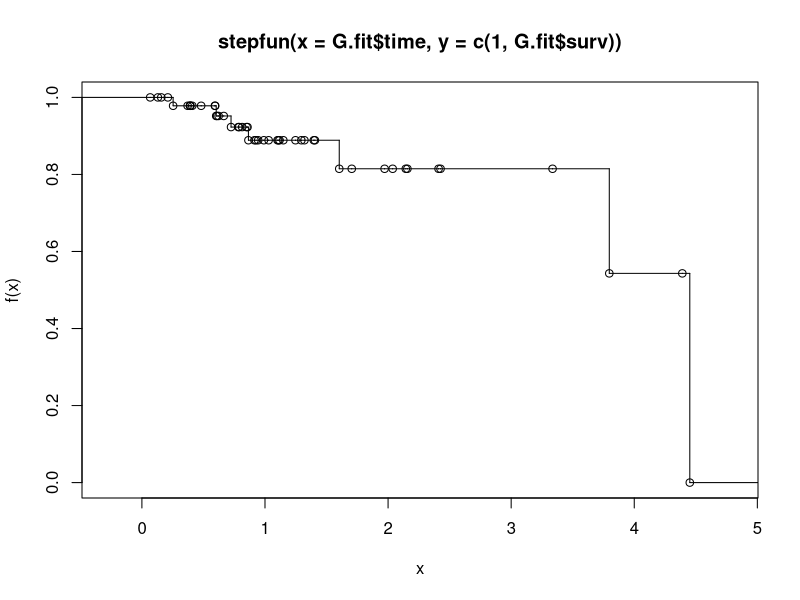

Reproduce this figure in R. (Note: a time limit stopped this script after it produced the figure.)
## ---- chunk 1
knitr::opts_chunk$set(echo = TRUE)
## ---- chunk 2
library(mvtnorm)
library(survival)
## ---- chunk 3
## generate (Y, delta, X), where X is ternary and Y is lifetime with censoring
## sample size
size <- 50

## correlation of latent Gaussian distribution
rho <- -0.35

## correlation matrix of latent Gaussian
corr.matrix <- matrix(c(1, rho, rho, 1), nrow = 2) 

## Cutoff points to make ternary variable
cut.off <- 0 

## Draw a random sample from the latent Gaussian distribution
Z <- rmvnorm(n = size, mean = c(0, 0), sigma = corr.matrix)

## Assume that h0(t)=exp(t), and make the lifetime variable
T1 <- exp(Z[, 1])

## Do discretization to make binary variable
X1 <- ifelse(Z[, 2] < cut.off, 0, 1)

## generate the censoring variable
C <- rexp(n = size, rate = 0.07)

## Make the censored observation for lifetime
Y1 <- ifelse(T1 < C, T1, C)

## Indicator to indicate that the lifetime is censored or not
delta <- ifelse(T1 < C, 1, 0)
## ---- chunk 4
mean(delta)
# cor(Z, method = "kendall")
## ---- chunk 5
df.pair <- matrix(nrow = choose(n = size, k = 2), ncol = 8)

k <- 1
for(i in seq(1, size - 1)) {
  for(j in seq(i + 1, size)) {
    df.pair[k, ] <- c(X1[i], Y1[i], delta[i], T1[i], X1[j], Y1[j], delta[j], T1[j])
    k <- k + 1
  }
}
## ---- chunk 6
G.fit <- survfit(Surv(time = Y1, event = 1 - delta) ~ 1)
G_func <- stepfun(x = G.fit$time, y = c(1, G.fit$surv))

H10.hat <- function(x, y, X1.obs = X1, T1.obs = Y1) {
  if(G_func(y) == 0) {
    # print(y)
    # Sys.sleep(10)
    return(0)
  }

  return(mean(X1.obs == x & T1.obs > y) / G_func(y))
}

H11.hat <- function(x, y, X1.obs = X1, T1.obs = Y1) {
  left <- H10.hat(x, y - 1e-3)
  right <- H10.hat(x, y)

  return(left - right)
}
## ---- chunk 7
c.hat <- numeric(nrow(df.pair))
d.hat <- numeric(nrow(df.pair))

for(k in seq(1, nrow(df.pair))) {
  if(df.pair[k, 1] > df.pair[k, 5]) {
    ## xi > xi'
    if(df.pair[k, 2] > df.pair[k, 6]) {
      ## yi > yi'
      H10.hat.i <- H10.hat(0, df.pair[k, 2])
      H10.hat.ip <- H10.hat(0, df.pair[k, 6])
      
      if(df.pair[k, 7] == 1) {
        c.hat[k] <- 1
        d.hat[k] <- 0
      } else if(df.pair[k, 3] == 1 & df.pair[k, 7] == 0) {
        d.hat[k] <- ifelse(H10.hat.ip == 0, 0, H10.hat.i / H10.hat.ip)
        c.hat[k] <- 1 - d.hat[k]
      } else {
        t <- Y1[Y1 > df.pair[k, 2] & X1 == 1]
        
        if(length(t) == 0) {
          c.hat[k] <- 0
          d.hat[k] <- 0
        } else {
          integral.c <- numeric(length(t))
          integral.d <- numeric(length(t))
          
          for(m in seq(1, length(t))) {
            integral.c[m] <- (H10.hat.ip - H10.hat(0, t[m])) * H11.hat(1, t[m])
            integral.d[m] <- H10.hat(0, t[m]) * H11.hat(1, t[m])
          }
          
          c.hat[k] <- sum(integral.c) / H10.hat(1, df.pair[k, 2]) / H10.hat.ip
          d.hat[k] <- sum(integral.d) / H10.hat(1, df.pair[k, 2]) / H10.hat.ip
          
          c.hat[k] <- ifelse(H10.hat.ip * H10.hat(1, df.pair[k, 2]) == 0, 0, c.hat[k])
          d.hat[k] <- ifelse(H10.hat.ip * H10.hat(1, df.pair[k, 2]) == 0, 0, d.hat[k])
        }
      }
      
    } else {
      ## yi < yi'
      H10.hat.i <- H10.hat(1, df.pair[k, 2])
      H10.hat.ip <- H10.hat(1, df.pair[k, 6])
      
      if(df.pair[k, 3] == 1) {
        c.hat[k] <- 0
        d.hat[k] <- 1
      } else if(df.pair[k, 3] == 0 & df.pair[k, 7] == 1) {
        c.hat[k] <- ifelse(H10.hat.i == 0, 0, H10.hat.ip / H10.hat.i)
        d.hat[k] <- 1 - c.hat[k]
      } else {
        t <- Y1[Y1 > df.pair[k, 6] & X1 == 1]
        
        if(length(t) == 0) {
          c.hat[k] <- 0
          d.hat[k] <- 0
        } else {
          integral.c <- numeric(length(t))
          integral.d <- numeric(length(t))
          
          for(m in seq(1, length(t))) {
            integral.c[m] <- (H10.hat(0, df.pair[k, 6]) - H10.hat(0, t[m])) * H11.hat(1, t[m])
            integral.d[m] <- (H10.hat.i - H10.hat(1, t[m])) * H11.hat(0, t[m])
          }
          c.hat[k] <- sum(integral.c) / H10.hat.i / H10.hat(0, df.pair[k, 6])
          d.hat[k] <- sum(integral.d) / H10.hat.i / H10.hat(0, df.pair[k, 6])
          
          c.hat[k] <- ifelse(H10.hat.i * H10.hat(0, df.pair[k, 6]) == 0, 0, c.hat[k])
          d.hat[k] <- ifelse(H10.hat.i * H10.hat(0, df.pair[k, 6]) == 0, 0, d.hat[k])
        }
      }
    }
  }
  
  if(df.pair[k, 1] < df.pair[k, 5]) {
    ## xi < xi'
    
    if(df.pair[k, 2] > df.pair[k, 6]) {
      ## yi > yi'
      H10.hat.i <- H10.hat(1, df.pair[k, 2])
      H10.hat.ip <- H10.hat(1, df.pair[k, 6])
      
      if(df.pair[k, 7] == 1) {
        c.hat[k] <- 0
        d.hat[k] <- 1
      } else if(df.pair[k, 3] == 1 & df.pair[k, 7] == 0) {
        c.hat[k] <- ifelse(H10.hat.ip == 0, 0, H10.hat.i / H10.hat.ip)
        d.hat[k] <- 1 - c.hat[k]
      } else {
        t <- Y1[Y1 > df.pair[k, 2] & X1 == 0]
        
        if(length(t) == 0) {
          c.hat[k] <- 0
          d.hat[k] <- 0
        } else {
          integral.c <- numeric(length(t))
          integral.d <- numeric(length(t))
          
          for(m in seq(1, length(t))) {
            integral.c[m] <- H10.hat(1, t[m]) * H11.hat(0, t[m])
            integral.d[m] <- (H10.hat.ip - H10.hat(1, t[m])) * H11.hat(0, t[m])
          }
          c.hat[k] <- sum(integral.c) / H10.hat(0, df.pair[k, 2]) / H10.hat.ip
          d.hat[k] <- sum(integral.d) / H10.hat(0, df.pair[k, 2]) / H10.hat.ip
          
          c.hat[k] <- ifelse(H10.hat.ip * H10.hat(0, df.pair[k, 2]) == 0, 0, c.hat[k])
          d.hat[k] <- ifelse(H10.hat.ip * H10.hat(0, df.pair[k, 2]) == 0, 0, d.hat[k])
        }
      }
      
    } else {
      ## yi < yi'
      H10.hat.i <- H10.hat(0, df.pair[k, 2])
      H10.hat.ip <- H10.hat(0, df.pair[k, 6])
      
      if(df.pair[k, 3] == 1) {
        c.hat[k] <- 1
        d.hat[k] <- 0
      } else if(df.pair[k, 3] == 0 & df.pair[k, 7] == 1) {
        d.hat[k] <- ifelse(H10.hat.i == 0, 0, H10.hat.ip / H10.hat.i)
        c.hat[k] <- 1 - d.hat[k]
      } else {
        s <- Y1[Y1 > df.pair[k, 6] & X1 == 1]
        
        if(length(s) == 0) {
          c.hat[k] <- 0
          d.hat[k] <- 0
        } else {
          integral.c <- numeric(length(s))
          integral.d <- numeric(length(s))
          
          for(m in seq(1, length(s))) {
            integral.c[m] <- (H10.hat.i - H10.hat(0, s[m])) * H11.hat(1, s[m])
            integral.d[m] <- (H10.hat(1, df.pair[k, 6]) - H10.hat(1, s[m])) * H11.hat(0, s[m])
          }
          c.hat[k] <- sum(integral.c) / H10.hat(1, df.pair[k, 6]) / H10.hat.i
          d.hat[k] <- sum(integral.d) / H10.hat(1, df.pair[k, 6]) / H10.hat.i
          
          c.hat[k] <- ifelse(H10.hat.i * H10.hat(1, df.pair[k, 6]) == 0, 0, c.hat[k])
          d.hat[k] <- ifelse(H10.hat.i * H10.hat(1, df.pair[k, 6]) == 0, 0, d.hat[k])
        }
      }
      
    }
  }
  
  if(is.na(c.hat[k]) | is.na(d.hat[k])) {
    print(df.pair[k, ])
  }
  
  if(abs(c.hat[k]) > 1 | abs(d.hat[k]) > 1) {
    # print(c(k, c.hat[k], d.hat[k]))
  }
}

sum(abs(c.hat) > 1)
sum(abs(d.hat) > 1)
sum(is.na(c.hat))
sum(is.na(d.hat))
c.hat[c.hat > 1]
## ---- chunk 8
n0 <- sum(X1 == 0)
n1 <- sum(X1 == 1)
sum(c.hat - d.hat)
sum((df.pair[, 1] - df.pair[, 5]) * ifelse(df.pair[, 4] > df.pair[, 8], 1, -1))

sum(c.hat - d.hat) / n0 / n1 
sum((df.pair[, 1] - df.pair[, 5]) * ifelse(df.pair[, 4] > df.pair[, 8], 1, -1)) / n0 / n1

sum(c.hat - d.hat) / choose(size, 2)
mean((df.pair[, 1] - df.pair[, 5]) * ifelse(df.pair[, 4] > df.pair[, 8], 1, -1))
## ---- chunk 9
## c.true
sum((df.pair[, 1] - df.pair[, 5]) * ifelse(df.pair[, 4] > df.pair[, 8], 1, -1) > 0) / n0 / n1

## c.hat
sum(c.hat) / n0 / n1
## ---- chunk 10
plot(G_func)
## ---- chunk 11
set.seed(20200531)
sim <- replicate(n = 500, expr = {
  ## generate (Y, delta, X), where X is binary and Y is lifetime with censoring
  size <- 200
  rho <- -0.55
  corr.matrix <- matrix(c(1, rho, rho, 1), nrow = 2)
  cut.off <- 0
  Z <- rmvnorm(n = size, mean = c(0, 0), sigma = corr.matrix)
  T1 <- exp(Z[, 1])
  X1 <- ifelse(Z[, 2] < cut.off, 0, 1)
  C <- rexp(n = size, rate = 0.07)
  Y1 <- ifelse(T1 < C, T1, C)
  delta <- ifelse(T1 < C, 1, 0)
  
  df.pair <- matrix(nrow = choose(n = size, k = 2), ncol = 8)
  k <- 1
  for(i in seq(1, size - 1)) {
    for(j in seq(i + 1, size)) {
      df.pair[k, ] <- c(X1[i], Y1[i], delta[i], T1[i], X1[j], Y1[j], delta[j], T1[j])
      k <- k + 1
    }
  }
  
  G.fit <- survfit(Surv(time = Y1, event = 1 - delta) ~ 1)
  G_func <- stepfun(x = G.fit$time, y = c(1, G.fit$surv))
  
  H10.hat <- function(x, y, X1.obs = X1, T1.obs = Y1) {
    if(G_func(y) == 0) {
      # print(y)
      # Sys.sleep(10)
      
      return(0)
    }
    
    return(mean(X1.obs == x & T1.obs > y) / G_func(y))
  }
  
  H11.hat <- function(x, y, X1.obs = X1, T1.obs = Y1) {
    left <- H10.hat(x, y - 1e-3)
    right <- H10.hat(x, y)

    return(left - right)
  }
  
  ## imputation
  c.hat <- numeric(nrow(df.pair))
  d.hat <- numeric(nrow(df.pair))
  
  for(k in seq(1, nrow(df.pair))) {
    if(df.pair[k, 1] > df.pair[k, 5]) {
      ## xi > xi'
      if(df.pair[k, 2] > df.pair[k, 6]) {
        ## yi > yi'
        H10.hat.i <- H10.hat(0, df.pair[k, 2])
        H10.hat.ip <- H10.hat(0, df.pair[k, 6])
        
        if(df.pair[k, 7] == 1) {
          c.hat[k] <- 1
          d.hat[k] <- 0
        } else if(df.pair[k, 3] == 1 & df.pair[k, 7] == 0) {
          d.hat[k] <- ifelse(H10.hat.ip == 0, 0, H10.hat.i / H10.hat.ip)
          c.hat[k] <- 1 - d.hat[k]
        } else {
          t <- Y1[Y1 > df.pair[k, 2] & X1 == 1]
          
          if(length(t) == 0) {
            c.hat[k] <- 0
            d.hat[k] <- 0
          } else {
            integral.c <- numeric(length(t))
            integral.d <- numeric(length(t))
            
            for(m in seq(1, length(t))) {
              integral.c[m] <- (H10.hat.ip - H10.hat(0, t[m])) * H11.hat(1, t[m])
              integral.d[m] <- H10.hat(0, t[m]) * H11.hat(1, t[m])
            }
            
            c.hat[k] <- sum(integral.c) / H10.hat(1, df.pair[k, 2]) / H10.hat.ip
            d.hat[k] <- sum(integral.d) / H10.hat(1, df.pair[k, 2]) / H10.hat.ip
            
            c.hat[k] <- ifelse(H10.hat.ip * H10.hat(1, df.pair[k, 2]) == 0, 0, c.hat[k])
            d.hat[k] <- ifelse(H10.hat.ip * H10.hat(1, df.pair[k, 2]) == 0, 0, d.hat[k])
          }
        }
        
      } else {
        ## yi < yi'
        H10.hat.i <- H10.hat(1, df.pair[k, 2])
        H10.hat.ip <- H10.hat(1, df.pair[k, 6])
        
        if(df.pair[k, 3] == 1) {
          c.hat[k] <- 0
          d.hat[k] <- 1
        } else if(df.pair[k, 3] == 0 & df.pair[k, 7] == 1) {
          c.hat[k] <- ifelse(H10.hat.i == 0, 0, H10.hat.ip / H10.hat.i)
          d.hat[k] <- 1 - c.hat[k]
        } else {
          t <- Y1[Y1 > df.pair[k, 6] & X1 == 1]
          
          if(length(t) == 0) {
            c.hat[k] <- 0
            d.hat[k] <- 0
          } else {
            integral.c <- numeric(length(t))
            integral.d <- numeric(length(t))
            
            for(m in seq(1, length(t))) {
              integral.c[m] <- (H10.hat(0, df.pair[k, 6]) - H10.hat(0, t[m])) * H11.hat(1, t[m])
              integral.d[m] <- (H10.hat.i - H10.hat(1, t[m])) * H11.hat(0, t[m])
            }
            c.hat[k] <- sum(integral.c) / H10.hat.i / H10.hat(0, df.pair[k, 6])
            d.hat[k] <- sum(integral.d) / H10.hat.i / H10.hat(0, df.pair[k, 6])
            
            c.hat[k] <- ifelse(H10.hat.i * H10.hat(0, df.pair[k, 6]) == 0, 0, c.hat[k])
            d.hat[k] <- ifelse(H10.hat.i * H10.hat(0, df.pair[k, 6]) == 0, 0, d.hat[k])
          }
        }
      }
    }
    
    if(df.pair[k, 1] < df.pair[k, 5]) {
      ## xi < xi'
      
      if(df.pair[k, 2] > df.pair[k, 6]) {
        ## yi > yi'
        H10.hat.i <- H10.hat(1, df.pair[k, 2])
        H10.hat.ip <- H10.hat(1, df.pair[k, 6])
        
        if(df.pair[k, 7] == 1) {
          c.hat[k] <- 0
          d.hat[k] <- 1
        } else if(df.pair[k, 3] == 1 & df.pair[k, 7] == 0) {
          c.hat[k] <- ifelse(H10.hat.ip == 0, 0, H10.hat.i / H10.hat.ip)
          d.hat[k] <- 1 - c.hat[k]
        } else {
          t <- Y1[Y1 > df.pair[k, 2] & X1 == 0]
          
          if(length(t) == 0) {
            c.hat[k] <- 0
            d.hat[k] <- 0
          } else {
            integral.c <- numeric(length(t))
            integral.d <- numeric(length(t))
            
            for(m in seq(1, length(t))) {
              integral.c[m] <- H10.hat(1, t[m]) * H11.hat(0, t[m])
              integral.d[m] <- (H10.hat.ip - H10.hat(1, t[m])) * H11.hat(0, t[m])
            }
            c.hat[k] <- sum(integral.c) / H10.hat(0, df.pair[k, 2]) / H10.hat.ip
            d.hat[k] <- sum(integral.d) / H10.hat(0, df.pair[k, 2]) / H10.hat.ip
            
            c.hat[k] <- ifelse(H10.hat.ip * H10.hat(0, df.pair[k, 2]) == 0, 0, c.hat[k])
            d.hat[k] <- ifelse(H10.hat.ip * H10.hat(0, df.pair[k, 2]) == 0, 0, d.hat[k])
          }
        }
        
      } else {
        ## yi < yi'
        H10.hat.i <- H10.hat(0, df.pair[k, 2])
        H10.hat.ip <- H10.hat(0, df.pair[k, 6])
        
        if(df.pair[k, 3] == 1) {
          c.hat[k] <- 1
          d.hat[k] <- 0
        } else if(df.pair[k, 3] == 0 & df.pair[k, 7] == 1) {
          d.hat[k] <- ifelse(H10.hat.i == 0, 0, H10.hat.ip / H10.hat.i)
          c.hat[k] <- 1 - d.hat[k]
        } else {
          s <- Y1[Y1 > df.pair[k, 6] & X1 == 1]
          
          if(length(s) == 0) {
            c.hat[k] <- 0
            d.hat[k] <- 0
          } else {
            integral.c <- numeric(length(s))
            integral.d <- numeric(length(s))
            
            for(m in seq(1, length(s))) {
              integral.c[m] <- (H10.hat.i - H10.hat(0, s[m])) * H11.hat(1, s[m])
              integral.d[m] <- (H10.hat(1, df.pair[k, 6]) - H10.hat(1, s[m])) * H11.hat(0, s[m])
            }
            c.hat[k] <- sum(integral.c) / H10.hat(1, df.pair[k, 6]) / H10.hat.i
            d.hat[k] <- sum(integral.d) / H10.hat(1, df.pair[k, 6]) / H10.hat.i
            
            c.hat[k] <- ifelse(H10.hat.i * H10.hat(1, df.pair[k, 6]) == 0, 0, c.hat[k])
            d.hat[k] <- ifelse(H10.hat.i * H10.hat(1, df.pair[k, 6]) == 0, 0, d.hat[k])
          }
        }
        
      }
    }
    
    if(is.na(c.hat[k]) | is.na(d.hat[k])) {
      print(df.pair[k, ])
    }
    
    if(abs(c.hat[k]) > 1 | abs(d.hat[k]) > 1) {
      # print(c(k, c.hat[k], d.hat[k]))
    }
  }
  
  tau.imputed <- sum(c.hat) - sum(d.hat)
  tau.true <- sum((df.pair[, 1] - df.pair[, 5]) * ifelse(df.pair[, 4] > df.pair[, 8], 1, -1))
  
  c.true <- sum((df.pair[, 1] - df.pair[, 5]) * ifelse(df.pair[, 4] > df.pair[, 8], 1, -1) > 0)
  d.true <- sum((df.pair[, 1] - df.pair[, 5]) * ifelse(df.pair[, 4] > df.pair[, 8], 1, -1) < 0)
  
  
  n0 <- sum(X1 == 0)
  n1 <- sum(X1 == 1)
  return(list(bias = (tau.imputed - tau.true) / n0 / n1,
              C.rate = mean(delta),
              tau.true = tau.true / n0 / n1,
              c.hat = sum(c.hat) / n0 / n1,
              d.hat = sum(d.hat) / n0 / n1,
              c.true = c.true / n0 / n1,
              d.true = d.true / n0 / n1))
})
## ---- chunk 12
hist(unlist(sim["bias", ]), main = "rho:0.9, censoring rate:0.9", xlab = NA)
mean(unlist(sim["bias", ]))
sd(unlist(sim["bias", ]))
mean(unlist(sim["tau.true", ]))
mean(unlist(sim["C.rate", ]))
#sd(unlist(sim["C.rate", ]))
## ---- chunk 13
mean(unlist(sim["c.true", ]))
mean(unlist(sim["c.hat", ]))
mean(unlist(sim["d.true", ]))
mean(unlist(sim["d.hat", ]))
## ---- chunk 14
set.seed(20200531)
sim <- replicate(n = 500, expr = {
  ## generate (Y, delta, X), where X is binary and Y is lifetime with censoring
  size <- 200
  rho <- -0.33
  corr.matrix <- matrix(c(1, rho, rho, 1), nrow = 2)
  cut.off <- 0
  Z <- rmvnorm(n = size, mean = c(0, 0), sigma = corr.matrix)
  T1 <- exp(Z[, 1])
  X1 <- ifelse(Z[, 2] < cut.off, 0, 1)
  C <- rexp(n = size, rate = 0.65)
  Y1 <- ifelse(T1 < C, T1, C)
  delta <- ifelse(T1 < C, 1, 0)
  
  df.pair <- matrix(nrow = choose(n = size, k = 2), ncol = 8)
  k <- 1
  for(i in seq(1, size - 1)) {
    for(j in seq(i + 1, size)) {
      df.pair[k, ] <- c(X1[i], Y1[i], delta[i], T1[i], X1[j], Y1[j], delta[j], T1[j])
      k <- k + 1
    }
  }
  
  G.fit <- survfit(Surv(time = Y1, event = 1 - delta) ~ 1)
  G_func <- stepfun(x = G.fit$time, y = c(1, G.fit$surv))
  
  H10.hat <- function(x, y, X1.obs = X1, T1.obs = Y1) {
    if(G_func(y) == 0) {
      # print(y)
      # Sys.sleep(10)
      
      return(0)
    }
    
    return(mean(X1.obs == x & T1.obs > y) / G_func(y))
  }
  
  H11.hat <- function(x, y, X1.obs = X1, T1.obs = Y1) {
    left <- H10.hat(x, y - 1e-3)
    right <- H10.hat(x, y)

    return(left - right)
  }
  
  ## imputation
  c.hat <- numeric(nrow(df.pair))
  d.hat <- numeric(nrow(df.pair))
  
  for(k in seq(1, nrow(df.pair))) {
    if(df.pair[k, 1] > df.pair[k, 5]) {
      ## xi > xi'
      if(df.pair[k, 2] > df.pair[k, 6]) {
        ## yi > yi'
        H10.hat.i <- H10.hat(0, df.pair[k, 2])
        H10.hat.ip <- H10.hat(0, df.pair[k, 6])
        
        if(df.pair[k, 7] == 1) {
          c.hat[k] <- 1
          d.hat[k] <- 0
        } else if(df.pair[k, 3] == 1 & df.pair[k, 7] == 0) {
          d.hat[k] <- ifelse(H10.hat.ip == 0, 0, H10.hat.i / H10.hat.ip)
          c.hat[k] <- 1 - d.hat[k]
        } else {
          t <- Y1[Y1 > df.pair[k, 2] & X1 == 1]
          
          if(length(t) == 0) {
            c.hat[k] <- 0
            d.hat[k] <- 0
          } else {
            integral.c <- numeric(length(t))
            integral.d <- numeric(length(t))
            
            for(m in seq(1, length(t))) {
              integral.c[m] <- (H10.hat.ip - H10.hat(0, t[m])) * H11.hat(1, t[m])
              integral.d[m] <- H10.hat(0, t[m]) * H11.hat(1, t[m])
            }
            
            c.hat[k] <- sum(integral.c) / H10.hat(1, df.pair[k, 2]) / H10.hat.ip
            d.hat[k] <- sum(integral.d) / H10.hat(1, df.pair[k, 2]) / H10.hat.ip
            
            c.hat[k] <- ifelse(H10.hat.ip * H10.hat(1, df.pair[k, 2]) == 0, 0, c.hat[k])
            d.hat[k] <- ifelse(H10.hat.ip * H10.hat(1, df.pair[k, 2]) == 0, 0, d.hat[k])
          }
        }
        
      } else {
        ## yi < yi'
        H10.hat.i <- H10.hat(1, df.pair[k, 2])
        H10.hat.ip <- H10.hat(1, df.pair[k, 6])
        
        if(df.pair[k, 3] == 1) {
          c.hat[k] <- 0
          d.hat[k] <- 1
        } else if(df.pair[k, 3] == 0 & df.pair[k, 7] == 1) {
          c.hat[k] <- ifelse(H10.hat.i == 0, 0, H10.hat.ip / H10.hat.i)
          d.hat[k] <- 1 - c.hat[k]
        } else {
          t <- Y1[Y1 > df.pair[k, 6] & X1 == 1]
          
          if(length(t) == 0) {
            c.hat[k] <- 0
            d.hat[k] <- 0
          } else {
            integral.c <- numeric(length(t))
            integral.d <- numeric(length(t))
            
            for(m in seq(1, length(t))) {
              integral.c[m] <- (H10.hat(0, df.pair[k, 6]) - H10.hat(0, t[m])) * H11.hat(1, t[m])
              integral.d[m] <- (H10.hat.i - H10.hat(1, t[m])) * H11.hat(0, t[m])
            }
            c.hat[k] <- sum(integral.c) / H10.hat.i / H10.hat(0, df.pair[k, 6])
            d.hat[k] <- sum(integral.d) / H10.hat.i / H10.hat(0, df.pair[k, 6])
            
            c.hat[k] <- ifelse(H10.hat.i * H10.hat(0, df.pair[k, 6]) == 0, 0, c.hat[k])
            d.hat[k] <- ifelse(H10.hat.i * H10.hat(0, df.pair[k, 6]) == 0, 0, d.hat[k])
          }
        }
      }
    }
    
    if(df.pair[k, 1] < df.pair[k, 5]) {
      ## xi < xi'
      
      if(df.pair[k, 2] > df.pair[k, 6]) {
        ## yi > yi'
        H10.hat.i <- H10.hat(1, df.pair[k, 2])
        H10.hat.ip <- H10.hat(1, df.pair[k, 6])
        
        if(df.pair[k, 7] == 1) {
          c.hat[k] <- 0
          d.hat[k] <- 1
        } else if(df.pair[k, 3] == 1 & df.pair[k, 7] == 0) {
          c.hat[k] <- ifelse(H10.hat.ip == 0, 0, H10.hat.i / H10.hat.ip)
          d.hat[k] <- 1 - c.hat[k]
        } else {
          t <- Y1[Y1 > df.pair[k, 2] & X1 == 0]
          
          if(length(t) == 0) {
            c.hat[k] <- 0
            d.hat[k] <- 0
          } else {
            integral.c <- numeric(length(t))
            integral.d <- numeric(length(t))
            
            for(m in seq(1, length(t))) {
              integral.c[m] <- H10.hat(1, t[m]) * H11.hat(0, t[m])
              integral.d[m] <- (H10.hat.ip - H10.hat(1, t[m])) * H11.hat(0, t[m])
            }
            c.hat[k] <- sum(integral.c) / H10.hat(0, df.pair[k, 2]) / H10.hat.ip
            d.hat[k] <- sum(integral.d) / H10.hat(0, df.pair[k, 2]) / H10.hat.ip
            
            c.hat[k] <- ifelse(H10.hat.ip * H10.hat(0, df.pair[k, 2]) == 0, 0, c.hat[k])
            d.hat[k] <- ifelse(H10.hat.ip * H10.hat(0, df.pair[k, 2]) == 0, 0, d.hat[k])
          }
        }
        
      } else {
        ## yi < yi'
        H10.hat.i <- H10.hat(0, df.pair[k, 2])
        H10.hat.ip <- H10.hat(0, df.pair[k, 6])
        
        if(df.pair[k, 3] == 1) {
          c.hat[k] <- 1
          d.hat[k] <- 0
        } else if(df.pair[k, 3] == 0 & df.pair[k, 7] == 1) {
          d.hat[k] <- ifelse(H10.hat.i == 0, 0, H10.hat.ip / H10.hat.i)
          c.hat[k] <- 1 - d.hat[k]
        } else {
          s <- Y1[Y1 > df.pair[k, 6] & X1 == 1]
          
          if(length(s) == 0) {
            c.hat[k] <- 0
            d.hat[k] <- 0
          } else {
            integral.c <- numeric(length(s))
            integral.d <- numeric(length(s))
            
            for(m in seq(1, length(s))) {
              integral.c[m] <- (H10.hat.i - H10.hat(0, s[m])) * H11.hat(1, s[m])
              integral.d[m] <- (H10.hat(1, df.pair[k, 6]) - H10.hat(1, s[m])) * H11.hat(0, s[m])
            }
            c.hat[k] <- sum(integral.c) / H10.hat(1, df.pair[k, 6]) / H10.hat.i
            d.hat[k] <- sum(integral.d) / H10.hat(1, df.pair[k, 6]) / H10.hat.i
            
            c.hat[k] <- ifelse(H10.hat.i * H10.hat(1, df.pair[k, 6]) == 0, 0, c.hat[k])
            d.hat[k] <- ifelse(H10.hat.i * H10.hat(1, df.pair[k, 6]) == 0, 0, d.hat[k])
          }
        }
        
      }
    }
    
    if(is.na(c.hat[k]) | is.na(d.hat[k])) {
      print(df.pair[k, ])
    }
    
    if(abs(c.hat[k]) > 1 | abs(d.hat[k]) > 1) {
      # print(c(k, c.hat[k], d.hat[k]))
    }
  }
  
  tau.imputed <- sum(c.hat) - sum(d.hat)
  tau.true <- sum((df.pair[, 1] - df.pair[, 5]) * ifelse(df.pair[, 4] > df.pair[, 8], 1, -1))
  
  c.true <- sum((df.pair[, 1] - df.pair[, 5]) * ifelse(df.pair[, 4] > df.pair[, 8], 1, -1) > 0)
  d.true <- sum((df.pair[, 1] - df.pair[, 5]) * ifelse(df.pair[, 4] > df.pair[, 8], 1, -1) < 0)
  
  
  n0 <- sum(X1 == 0)
  n1 <- sum(X1 == 1)
  return(list(bias = (tau.imputed - tau.true) / n0 / n1,
              C.rate = mean(delta),
              tau.true = tau.true / n0 / n1,
              c.hat = sum(c.hat) / n0 / n1,
              d.hat = sum(d.hat) / n0 / n1,
              c.true = c.true / n0 / n1,
              d.true = d.true / n0 / n1))
})
## ---- chunk 15
hist(unlist(sim["bias", ]), main = "rho:0.9, censoring rate:0.9", xlab = NA)
mean(unlist(sim["bias", ]))
sd(unlist(sim["bias", ]))
mean(unlist(sim["tau.true", ]))
mean(unlist(sim["C.rate", ]))
#sd(unlist(sim["C.rate", ]))
## ---- chunk 16
mean(unlist(sim["c.true", ]))
mean(unlist(sim["c.hat", ]))
mean(unlist(sim["d.true", ]))
mean(unlist(sim["d.hat", ]))
## ---- chunk 17
set.seed(20200531)
sim <- replicate(n = 500, expr = {
  ## generate (Y, delta, X), where X is binary and Y is lifetime with censoring
  size <- 200
  rho <- 0
  corr.matrix <- matrix(c(1, rho, rho, 1), nrow = 2)
  cut.off <- 0
  Z <- rmvnorm(n = size, mean = c(0, 0), sigma = corr.matrix)
  T1 <- exp(Z[, 1])
  X1 <- ifelse(Z[, 2] < cut.off, 0, 1)
  C <- rexp(n = size, rate = 0.65)
  Y1 <- ifelse(T1 < C, T1, C)
  delta <- ifelse(T1 < C, 1, 0)
  
  df.pair <- matrix(nrow = choose(n = size, k = 2), ncol = 8)
  k <- 1
  for(i in seq(1, size - 1)) {
    for(j in seq(i + 1, size)) {
      df.pair[k, ] <- c(X1[i], Y1[i], delta[i], T1[i], X1[j], Y1[j], delta[j], T1[j])
      k <- k + 1
    }
  }
  
  G.fit <- survfit(Surv(time = Y1, event = 1 - delta) ~ 1)
  G_func <- stepfun(x = G.fit$time, y = c(1, G.fit$surv))
  
  H10.hat <- function(x, y, X1.obs = X1, T1.obs = Y1) {
    if(G_func(y) == 0) {
      # print(y)
      # Sys.sleep(10)
      
      return(0)
    }
    
    return(mean(X1.obs == x & T1.obs > y) / G_func(y))
  }
  
  H11.hat <- function(x, y, X1.obs = X1, T1.obs = Y1) {
    left <- H10.hat(x, y - 1e-3)
    right <- H10.hat(x, y)

    return(left - right)
  }
  
  ## imputation
  c.hat <- numeric(nrow(df.pair))
  d.hat <- numeric(nrow(df.pair))
  
  for(k in seq(1, nrow(df.pair))) {
    if(df.pair[k, 1] > df.pair[k, 5]) {
      ## xi > xi'
      if(df.pair[k, 2] > df.pair[k, 6]) {
        ## yi > yi'
        H10.hat.i <- H10.hat(0, df.pair[k, 2])
        H10.hat.ip <- H10.hat(0, df.pair[k, 6])
        
        if(df.pair[k, 7] == 1) {
          c.hat[k] <- 1
          d.hat[k] <- 0
        } else if(df.pair[k, 3] == 1 & df.pair[k, 7] == 0) {
          d.hat[k] <- ifelse(H10.hat.ip == 0, 0, H10.hat.i / H10.hat.ip)
          c.hat[k] <- 1 - d.hat[k]
        } else {
          t <- Y1[Y1 > df.pair[k, 2] & X1 == 1]
          
          if(length(t) == 0) {
            c.hat[k] <- 0
            d.hat[k] <- 0
          } else {
            integral.c <- numeric(length(t))
            integral.d <- numeric(length(t))
            
            for(m in seq(1, length(t))) {
              integral.c[m] <- (H10.hat.ip - H10.hat(0, t[m])) * H11.hat(1, t[m])
              integral.d[m] <- H10.hat(0, t[m]) * H11.hat(1, t[m])
            }
            
            c.hat[k] <- sum(integral.c) / H10.hat(1, df.pair[k, 2]) / H10.hat.ip
            d.hat[k] <- sum(integral.d) / H10.hat(1, df.pair[k, 2]) / H10.hat.ip
            
            c.hat[k] <- ifelse(H10.hat.ip * H10.hat(1, df.pair[k, 2]) == 0, 0, c.hat[k])
            d.hat[k] <- ifelse(H10.hat.ip * H10.hat(1, df.pair[k, 2]) == 0, 0, d.hat[k])
          }
        }
        
      } else {
        ## yi < yi'
        H10.hat.i <- H10.hat(1, df.pair[k, 2])
        H10.hat.ip <- H10.hat(1, df.pair[k, 6])
        
        if(df.pair[k, 3] == 1) {
          c.hat[k] <- 0
          d.hat[k] <- 1
        } else if(df.pair[k, 3] == 0 & df.pair[k, 7] == 1) {
          c.hat[k] <- ifelse(H10.hat.i == 0, 0, H10.hat.ip / H10.hat.i)
          d.hat[k] <- 1 - c.hat[k]
        } else {
          t <- Y1[Y1 > df.pair[k, 6] & X1 == 1]
          
          if(length(t) == 0) {
            c.hat[k] <- 0
            d.hat[k] <- 0
          } else {
            integral.c <- numeric(length(t))
            integral.d <- numeric(length(t))
            
            for(m in seq(1, length(t))) {
              integral.c[m] <- (H10.hat(0, df.pair[k, 6]) - H10.hat(0, t[m])) * H11.hat(1, t[m])
              integral.d[m] <- (H10.hat.i - H10.hat(1, t[m])) * H11.hat(0, t[m])
            }
            c.hat[k] <- sum(integral.c) / H10.hat.i / H10.hat(0, df.pair[k, 6])
            d.hat[k] <- sum(integral.d) / H10.hat.i / H10.hat(0, df.pair[k, 6])
            
            c.hat[k] <- ifelse(H10.hat.i * H10.hat(0, df.pair[k, 6]) == 0, 0, c.hat[k])
            d.hat[k] <- ifelse(H10.hat.i * H10.hat(0, df.pair[k, 6]) == 0, 0, d.hat[k])
          }
        }
      }
    }
    
    if(df.pair[k, 1] < df.pair[k, 5]) {
      ## xi < xi'
      
      if(df.pair[k, 2] > df.pair[k, 6]) {
        ## yi > yi'
        H10.hat.i <- H10.hat(1, df.pair[k, 2])
        H10.hat.ip <- H10.hat(1, df.pair[k, 6])
        
        if(df.pair[k, 7] == 1) {
          c.hat[k] <- 0
          d.hat[k] <- 1
        } else if(df.pair[k, 3] == 1 & df.pair[k, 7] == 0) {
          c.hat[k] <- ifelse(H10.hat.ip == 0, 0, H10.hat.i / H10.hat.ip)
          d.hat[k] <- 1 - c.hat[k]
        } else {
          t <- Y1[Y1 > df.pair[k, 2] & X1 == 0]
          
          if(length(t) == 0) {
            c.hat[k] <- 0
            d.hat[k] <- 0
          } else {
            integral.c <- numeric(length(t))
            integral.d <- numeric(length(t))
            
            for(m in seq(1, length(t))) {
              integral.c[m] <- H10.hat(1, t[m]) * H11.hat(0, t[m])
              integral.d[m] <- (H10.hat.ip - H10.hat(1, t[m])) * H11.hat(0, t[m])
            }
            c.hat[k] <- sum(integral.c) / H10.hat(0, df.pair[k, 2]) / H10.hat.ip
            d.hat[k] <- sum(integral.d) / H10.hat(0, df.pair[k, 2]) / H10.hat.ip
            
            c.hat[k] <- ifelse(H10.hat.ip * H10.hat(0, df.pair[k, 2]) == 0, 0, c.hat[k])
            d.hat[k] <- ifelse(H10.hat.ip * H10.hat(0, df.pair[k, 2]) == 0, 0, d.hat[k])
          }
        }
        
      } else {
        ## yi < yi'
        H10.hat.i <- H10.hat(0, df.pair[k, 2])
        H10.hat.ip <- H10.hat(0, df.pair[k, 6])
        
        if(df.pair[k, 3] == 1) {
          c.hat[k] <- 1
          d.hat[k] <- 0
        } else if(df.pair[k, 3] == 0 & df.pair[k, 7] == 1) {
          d.hat[k] <- ifelse(H10.hat.i == 0, 0, H10.hat.ip / H10.hat.i)
          c.hat[k] <- 1 - d.hat[k]
        } else {
          s <- Y1[Y1 > df.pair[k, 6] & X1 == 1]
          
          if(length(s) == 0) {
            c.hat[k] <- 0
            d.hat[k] <- 0
          } else {
            integral.c <- numeric(length(s))
            integral.d <- numeric(length(s))
            
            for(m in seq(1, length(s))) {
              integral.c[m] <- (H10.hat.i - H10.hat(0, s[m])) * H11.hat(1, s[m])
              integral.d[m] <- (H10.hat(1, df.pair[k, 6]) - H10.hat(1, s[m])) * H11.hat(0, s[m])
            }
            c.hat[k] <- sum(integral.c) / H10.hat(1, df.pair[k, 6]) / H10.hat.i
            d.hat[k] <- sum(integral.d) / H10.hat(1, df.pair[k, 6]) / H10.hat.i
            
            c.hat[k] <- ifelse(H10.hat.i * H10.hat(1, df.pair[k, 6]) == 0, 0, c.hat[k])
            d.hat[k] <- ifelse(H10.hat.i * H10.hat(1, df.pair[k, 6]) == 0, 0, d.hat[k])
          }
        }
        
      }
    }
    
    if(is.na(c.hat[k]) | is.na(d.hat[k])) {
      print(df.pair[k, ])
    }
    
    if(abs(c.hat[k]) > 1 | abs(d.hat[k]) > 1) {
      # print(c(k, c.hat[k], d.hat[k]))
    }
  }
  
  tau.imputed <- sum(c.hat) - sum(d.hat)
  tau.true <- sum((df.pair[, 1] - df.pair[, 5]) * ifelse(df.pair[, 4] > df.pair[, 8], 1, -1))
  
  c.true <- sum((df.pair[, 1] - df.pair[, 5]) * ifelse(df.pair[, 4] > df.pair[, 8], 1, -1) > 0)
  d.true <- sum((df.pair[, 1] - df.pair[, 5]) * ifelse(df.pair[, 4] > df.pair[, 8], 1, -1) < 0)
  
  
  n0 <- sum(X1 == 0)
  n1 <- sum(X1 == 1)
  return(list(bias = (tau.imputed - tau.true) / n0 / n1,
              C.rate = mean(delta),
              tau.true = tau.true / n0 / n1,
              c.hat = sum(c.hat) / n0 / n1,
              d.hat = sum(d.hat) / n0 / n1,
              c.true = c.true / n0 / n1,
              d.true = d.true / n0 / n1))
})
## ---- chunk 18
hist(unlist(sim["bias", ]), main = "rho:0.9, censoring rate:0.9", xlab = NA)
mean(unlist(sim["bias", ]))
sd(unlist(sim["bias", ]))
mean(unlist(sim["tau.true", ]))
mean(unlist(sim["C.rate", ]))
#sd(unlist(sim["C.rate", ]))
## ---- chunk 19
mean(unlist(sim["c.true", ]))
mean(unlist(sim["c.hat", ]))
mean(unlist(sim["d.true", ]))
mean(unlist(sim["d.hat", ]))
## ---- chunk 20
set.seed(20200531)
sim <- replicate(n = 500, expr = {
  ## generate (Y, delta, X), where X is binary and Y is lifetime with censoring
  size <- 200
  rho <- 0.33
  corr.matrix <- matrix(c(1, rho, rho, 1), nrow = 2)
  cut.off <- 0
  Z <- rmvnorm(n = size, mean = c(0, 0), sigma = corr.matrix)
  T1 <- exp(Z[, 1])
  X1 <- ifelse(Z[, 2] < cut.off, 0, 1)
  C <- rexp(n = size, rate = 0.65)
  Y1 <- ifelse(T1 < C, T1, C)
  delta <- ifelse(T1 < C, 1, 0)
  
  df.pair <- matrix(nrow = choose(n = size, k = 2), ncol = 8)
  k <- 1
  for(i in seq(1, size - 1)) {
    for(j in seq(i + 1, size)) {
      df.pair[k, ] <- c(X1[i], Y1[i], delta[i], T1[i], X1[j], Y1[j], delta[j], T1[j])
      k <- k + 1
    }
  }
  
  G.fit <- survfit(Surv(time = Y1, event = 1 - delta) ~ 1)
  G_func <- stepfun(x = G.fit$time, y = c(1, G.fit$surv))
  
  H10.hat <- function(x, y, X1.obs = X1, T1.obs = Y1) {
    if(G_func(y) == 0) {
      # print(y)
      # Sys.sleep(10)
      
      return(0)
    }
    
    return(mean(X1.obs == x & T1.obs > y) / G_func(y))
  }
  
  H11.hat <- function(x, y, X1.obs = X1, T1.obs = Y1) {
    left <- H10.hat(x, y - 1e-3)
    right <- H10.hat(x, y)

    return(left - right)
  }
  
  ## imputation
  c.hat <- numeric(nrow(df.pair))
  d.hat <- numeric(nrow(df.pair))
  
  for(k in seq(1, nrow(df.pair))) {
    if(df.pair[k, 1] > df.pair[k, 5]) {
      ## xi > xi'
      if(df.pair[k, 2] > df.pair[k, 6]) {
        ## yi > yi'
        H10.hat.i <- H10.hat(0, df.pair[k, 2])
        H10.hat.ip <- H10.hat(0, df.pair[k, 6])
        
        if(df.pair[k, 7] == 1) {
          c.hat[k] <- 1
          d.hat[k] <- 0
        } else if(df.pair[k, 3] == 1 & df.pair[k, 7] == 0) {
          d.hat[k] <- ifelse(H10.hat.ip == 0, 0, H10.hat.i / H10.hat.ip)
          c.hat[k] <- 1 - d.hat[k]
        } else {
          t <- Y1[Y1 > df.pair[k, 2] & X1 == 1]
          
          if(length(t) == 0) {
            c.hat[k] <- 0
            d.hat[k] <- 0
          } else {
            integral.c <- numeric(length(t))
            integral.d <- numeric(length(t))
            
            for(m in seq(1, length(t))) {
              integral.c[m] <- (H10.hat.ip - H10.hat(0, t[m])) * H11.hat(1, t[m])
              integral.d[m] <- H10.hat(0, t[m]) * H11.hat(1, t[m])
            }
            
            c.hat[k] <- sum(integral.c) / H10.hat(1, df.pair[k, 2]) / H10.hat.ip
            d.hat[k] <- sum(integral.d) / H10.hat(1, df.pair[k, 2]) / H10.hat.ip
            
            c.hat[k] <- ifelse(H10.hat.ip * H10.hat(1, df.pair[k, 2]) == 0, 0, c.hat[k])
            d.hat[k] <- ifelse(H10.hat.ip * H10.hat(1, df.pair[k, 2]) == 0, 0, d.hat[k])
          }
        }
        
      } else {
        ## yi < yi'
        H10.hat.i <- H10.hat(1, df.pair[k, 2])
        H10.hat.ip <- H10.hat(1, df.pair[k, 6])
        
        if(df.pair[k, 3] == 1) {
          c.hat[k] <- 0
          d.hat[k] <- 1
        } else if(df.pair[k, 3] == 0 & df.pair[k, 7] == 1) {
          c.hat[k] <- ifelse(H10.hat.i == 0, 0, H10.hat.ip / H10.hat.i)
          d.hat[k] <- 1 - c.hat[k]
        } else {
          t <- Y1[Y1 > df.pair[k, 6] & X1 == 1]
          
          if(length(t) == 0) {
            c.hat[k] <- 0
            d.hat[k] <- 0
          } else {
            integral.c <- numeric(length(t))
            integral.d <- numeric(length(t))
            
            for(m in seq(1, length(t))) {
              integral.c[m] <- (H10.hat(0, df.pair[k, 6]) - H10.hat(0, t[m])) * H11.hat(1, t[m])
              integral.d[m] <- (H10.hat.i - H10.hat(1, t[m])) * H11.hat(0, t[m])
            }
            c.hat[k] <- sum(integral.c) / H10.hat.i / H10.hat(0, df.pair[k, 6])
            d.hat[k] <- sum(integral.d) / H10.hat.i / H10.hat(0, df.pair[k, 6])
            
            c.hat[k] <- ifelse(H10.hat.i * H10.hat(0, df.pair[k, 6]) == 0, 0, c.hat[k])
            d.hat[k] <- ifelse(H10.hat.i * H10.hat(0, df.pair[k, 6]) == 0, 0, d.hat[k])
          }
        }
      }
    }
    
    if(df.pair[k, 1] < df.pair[k, 5]) {
      ## xi < xi'
      
      if(df.pair[k, 2] > df.pair[k, 6]) {
        ## yi > yi'
        H10.hat.i <- H10.hat(1, df.pair[k, 2])
        H10.hat.ip <- H10.hat(1, df.pair[k, 6])
        
        if(df.pair[k, 7] == 1) {
          c.hat[k] <- 0
          d.hat[k] <- 1
        } else if(df.pair[k, 3] == 1 & df.pair[k, 7] == 0) {
          c.hat[k] <- ifelse(H10.hat.ip == 0, 0, H10.hat.i / H10.hat.ip)
          d.hat[k] <- 1 - c.hat[k]
        } else {
          t <- Y1[Y1 > df.pair[k, 2] & X1 == 0]
          
          if(length(t) == 0) {
            c.hat[k] <- 0
            d.hat[k] <- 0
          } else {
            integral.c <- numeric(length(t))
            integral.d <- numeric(length(t))
            
            for(m in seq(1, length(t))) {
              integral.c[m] <- H10.hat(1, t[m]) * H11.hat(0, t[m])
              integral.d[m] <- (H10.hat.ip - H10.hat(1, t[m])) * H11.hat(0, t[m])
            }
            c.hat[k] <- sum(integral.c) / H10.hat(0, df.pair[k, 2]) / H10.hat.ip
            d.hat[k] <- sum(integral.d) / H10.hat(0, df.pair[k, 2]) / H10.hat.ip
            
            c.hat[k] <- ifelse(H10.hat.ip * H10.hat(0, df.pair[k, 2]) == 0, 0, c.hat[k])
            d.hat[k] <- ifelse(H10.hat.ip * H10.hat(0, df.pair[k, 2]) == 0, 0, d.hat[k])
          }
        }
        
      } else {
        ## yi < yi'
        H10.hat.i <- H10.hat(0, df.pair[k, 2])
        H10.hat.ip <- H10.hat(0, df.pair[k, 6])
        
        if(df.pair[k, 3] == 1) {
          c.hat[k] <- 1
          d.hat[k] <- 0
        } else if(df.pair[k, 3] == 0 & df.pair[k, 7] == 1) {
          d.hat[k] <- ifelse(H10.hat.i == 0, 0, H10.hat.ip / H10.hat.i)
          c.hat[k] <- 1 - d.hat[k]
        } else {
          s <- Y1[Y1 > df.pair[k, 6] & X1 == 1]
          
          if(length(s) == 0) {
            c.hat[k] <- 0
            d.hat[k] <- 0
          } else {
            integral.c <- numeric(length(s))
            integral.d <- numeric(length(s))
            
            for(m in seq(1, length(s))) {
              integral.c[m] <- (H10.hat.i - H10.hat(0, s[m])) * H11.hat(1, s[m])
              integral.d[m] <- (H10.hat(1, df.pair[k, 6]) - H10.hat(1, s[m])) * H11.hat(0, s[m])
            }
            c.hat[k] <- sum(integral.c) / H10.hat(1, df.pair[k, 6]) / H10.hat.i
            d.hat[k] <- sum(integral.d) / H10.hat(1, df.pair[k, 6]) / H10.hat.i
            
            c.hat[k] <- ifelse(H10.hat.i * H10.hat(1, df.pair[k, 6]) == 0, 0, c.hat[k])
            d.hat[k] <- ifelse(H10.hat.i * H10.hat(1, df.pair[k, 6]) == 0, 0, d.hat[k])
          }
        }
        
      }
    }
    
    if(is.na(c.hat[k]) | is.na(d.hat[k])) {
      print(df.pair[k, ])
    }
    
    if(abs(c.hat[k]) > 1 | abs(d.hat[k]) > 1) {
      # print(c(k, c.hat[k], d.hat[k]))
    }
  }
  
  tau.imputed <- sum(c.hat) - sum(d.hat)
  tau.true <- sum((df.pair[, 1] - df.pair[, 5]) * ifelse(df.pair[, 4] > df.pair[, 8], 1, -1))
  
  c.true <- sum((df.pair[, 1] - df.pair[, 5]) * ifelse(df.pair[, 4] > df.pair[, 8], 1, -1) > 0)
  d.true <- sum((df.pair[, 1] - df.pair[, 5]) * ifelse(df.pair[, 4] > df.pair[, 8], 1, -1) < 0)
  
  
  n0 <- sum(X1 == 0)
  n1 <- sum(X1 == 1)
  return(list(bias = (tau.imputed - tau.true) / n0 / n1,
              C.rate = mean(delta),
              tau.true = tau.true / n0 / n1,
              c.hat = sum(c.hat) / n0 / n1,
              d.hat = sum(d.hat) / n0 / n1,
              c.true = c.true / n0 / n1,
              d.true = d.true / n0 / n1))
})
## ---- chunk 21
hist(unlist(sim["bias", ]), main = "rho:0.9, censoring rate:0.9", xlab = NA)
mean(unlist(sim["bias", ]))
sd(unlist(sim["bias", ]))
mean(unlist(sim["tau.true", ]))
mean(unlist(sim["C.rate", ]))
#sd(unlist(sim["C.rate", ]))
## ---- chunk 22
mean(unlist(sim["c.true", ]))
mean(unlist(sim["c.hat", ]))
mean(unlist(sim["d.true", ]))
mean(unlist(sim["d.hat", ]))
## ---- chunk 23
set.seed(20200531)
sim <- replicate(n = 500, expr = {
  ## generate (Y, delta, X), where X is binary and Y is lifetime with censoring
  size <- 200
  rho <- 0.55
  corr.matrix <- matrix(c(1, rho, rho, 1), nrow = 2)
  cut.off <- 0
  Z <- rmvnorm(n = size, mean = c(0, 0), sigma = corr.matrix)
  T1 <- exp(Z[, 1])
  X1 <- ifelse(Z[, 2] < cut.off, 0, 1)
  C <- rexp(n = size, rate = 0.65)
  Y1 <- ifelse(T1 < C, T1, C)
  delta <- ifelse(T1 < C, 1, 0)
  
  df.pair <- matrix(nrow = choose(n = size, k = 2), ncol = 8)
  k <- 1
  for(i in seq(1, size - 1)) {
    for(j in seq(i + 1, size)) {
      df.pair[k, ] <- c(X1[i], Y1[i], delta[i], T1[i], X1[j], Y1[j], delta[j], T1[j])
      k <- k + 1
    }
  }
  
  G.fit <- survfit(Surv(time = Y1, event = 1 - delta) ~ 1)
  G_func <- stepfun(x = G.fit$time, y = c(1, G.fit$surv))
  
  H10.hat <- function(x, y, X1.obs = X1, T1.obs = Y1) {
    if(G_func(y) == 0) {
      # print(y)
      # Sys.sleep(10)
      
      return(0)
    }
    
    return(mean(X1.obs == x & T1.obs > y) / G_func(y))
  }
  
  H11.hat <- function(x, y, X1.obs = X1, T1.obs = Y1) {
    left <- H10.hat(x, y - 1e-3)
    right <- H10.hat(x, y)

    return(left - right)
  }
  
  ## imputation
  c.hat <- numeric(nrow(df.pair))
  d.hat <- numeric(nrow(df.pair))
  
  for(k in seq(1, nrow(df.pair))) {
    if(df.pair[k, 1] > df.pair[k, 5]) {
      ## xi > xi'
      if(df.pair[k, 2] > df.pair[k, 6]) {
        ## yi > yi'
        H10.hat.i <- H10.hat(0, df.pair[k, 2])
        H10.hat.ip <- H10.hat(0, df.pair[k, 6])
        
        if(df.pair[k, 7] == 1) {
          c.hat[k] <- 1
          d.hat[k] <- 0
        } else if(df.pair[k, 3] == 1 & df.pair[k, 7] == 0) {
          d.hat[k] <- ifelse(H10.hat.ip == 0, 0, H10.hat.i / H10.hat.ip)
          c.hat[k] <- 1 - d.hat[k]
        } else {
          t <- Y1[Y1 > df.pair[k, 2] & X1 == 1]
          
          if(length(t) == 0) {
            c.hat[k] <- 0
            d.hat[k] <- 0
          } else {
            integral.c <- numeric(length(t))
            integral.d <- numeric(length(t))
            
            for(m in seq(1, length(t))) {
              integral.c[m] <- (H10.hat.ip - H10.hat(0, t[m])) * H11.hat(1, t[m])
              integral.d[m] <- H10.hat(0, t[m]) * H11.hat(1, t[m])
            }
            
            c.hat[k] <- sum(integral.c) / H10.hat(1, df.pair[k, 2]) / H10.hat.ip
            d.hat[k] <- sum(integral.d) / H10.hat(1, df.pair[k, 2]) / H10.hat.ip
            
            c.hat[k] <- ifelse(H10.hat.ip * H10.hat(1, df.pair[k, 2]) == 0, 0, c.hat[k])
            d.hat[k] <- ifelse(H10.hat.ip * H10.hat(1, df.pair[k, 2]) == 0, 0, d.hat[k])
          }
        }
        
      } else {
        ## yi < yi'
        H10.hat.i <- H10.hat(1, df.pair[k, 2])
        H10.hat.ip <- H10.hat(1, df.pair[k, 6])
        
        if(df.pair[k, 3] == 1) {
          c.hat[k] <- 0
          d.hat[k] <- 1
        } else if(df.pair[k, 3] == 0 & df.pair[k, 7] == 1) {
          c.hat[k] <- ifelse(H10.hat.i == 0, 0, H10.hat.ip / H10.hat.i)
          d.hat[k] <- 1 - c.hat[k]
        } else {
          t <- Y1[Y1 > df.pair[k, 6] & X1 == 1]
          
          if(length(t) == 0) {
            c.hat[k] <- 0
            d.hat[k] <- 0
          } else {
            integral.c <- numeric(length(t))
            integral.d <- numeric(length(t))
            
            for(m in seq(1, length(t))) {
              integral.c[m] <- (H10.hat(0, df.pair[k, 6]) - H10.hat(0, t[m])) * H11.hat(1, t[m])
              integral.d[m] <- (H10.hat.i - H10.hat(1, t[m])) * H11.hat(0, t[m])
            }
            c.hat[k] <- sum(integral.c) / H10.hat.i / H10.hat(0, df.pair[k, 6])
            d.hat[k] <- sum(integral.d) / H10.hat.i / H10.hat(0, df.pair[k, 6])
            
            c.hat[k] <- ifelse(H10.hat.i * H10.hat(0, df.pair[k, 6]) == 0, 0, c.hat[k])
            d.hat[k] <- ifelse(H10.hat.i * H10.hat(0, df.pair[k, 6]) == 0, 0, d.hat[k])
          }
        }
      }
    }
    
    if(df.pair[k, 1] < df.pair[k, 5]) {
      ## xi < xi'
      
      if(df.pair[k, 2] > df.pair[k, 6]) {
        ## yi > yi'
        H10.hat.i <- H10.hat(1, df.pair[k, 2])
        H10.hat.ip <- H10.hat(1, df.pair[k, 6])
        
        if(df.pair[k, 7] == 1) {
          c.hat[k] <- 0
          d.hat[k] <- 1
        } else if(df.pair[k, 3] == 1 & df.pair[k, 7] == 0) {
          c.hat[k] <- ifelse(H10.hat.ip == 0, 0, H10.hat.i / H10.hat.ip)
          d.hat[k] <- 1 - c.hat[k]
        } else {
          t <- Y1[Y1 > df.pair[k, 2] & X1 == 0]
          
          if(length(t) == 0) {
            c.hat[k] <- 0
            d.hat[k] <- 0
          } else {
            integral.c <- numeric(length(t))
            integral.d <- numeric(length(t))
            
            for(m in seq(1, length(t))) {
              integral.c[m] <- H10.hat(1, t[m]) * H11.hat(0, t[m])
              integral.d[m] <- (H10.hat.ip - H10.hat(1, t[m])) * H11.hat(0, t[m])
            }
            c.hat[k] <- sum(integral.c) / H10.hat(0, df.pair[k, 2]) / H10.hat.ip
            d.hat[k] <- sum(integral.d) / H10.hat(0, df.pair[k, 2]) / H10.hat.ip
            
            c.hat[k] <- ifelse(H10.hat.ip * H10.hat(0, df.pair[k, 2]) == 0, 0, c.hat[k])
            d.hat[k] <- ifelse(H10.hat.ip * H10.hat(0, df.pair[k, 2]) == 0, 0, d.hat[k])
          }
        }
        
      } else {
        ## yi < yi'
        H10.hat.i <- H10.hat(0, df.pair[k, 2])
        H10.hat.ip <- H10.hat(0, df.pair[k, 6])
        
        if(df.pair[k, 3] == 1) {
          c.hat[k] <- 1
          d.hat[k] <- 0
        } else if(df.pair[k, 3] == 0 & df.pair[k, 7] == 1) {
          d.hat[k] <- ifelse(H10.hat.i == 0, 0, H10.hat.ip / H10.hat.i)
          c.hat[k] <- 1 - d.hat[k]
        } else {
          s <- Y1[Y1 > df.pair[k, 6] & X1 == 1]
          
          if(length(s) == 0) {
            c.hat[k] <- 0
            d.hat[k] <- 0
          } else {
            integral.c <- numeric(length(s))
            integral.d <- numeric(length(s))
            
            for(m in seq(1, length(s))) {
              integral.c[m] <- (H10.hat.i - H10.hat(0, s[m])) * H11.hat(1, s[m])
              integral.d[m] <- (H10.hat(1, df.pair[k, 6]) - H10.hat(1, s[m])) * H11.hat(0, s[m])
            }
            c.hat[k] <- sum(integral.c) / H10.hat(1, df.pair[k, 6]) / H10.hat.i
            d.hat[k] <- sum(integral.d) / H10.hat(1, df.pair[k, 6]) / H10.hat.i
            
            c.hat[k] <- ifelse(H10.hat.i * H10.hat(1, df.pair[k, 6]) == 0, 0, c.hat[k])
            d.hat[k] <- ifelse(H10.hat.i * H10.hat(1, df.pair[k, 6]) == 0, 0, d.hat[k])
          }
        }
        
      }
    }
    
    if(is.na(c.hat[k]) | is.na(d.hat[k])) {
      print(df.pair[k, ])
    }
    
    if(abs(c.hat[k]) > 1 | abs(d.hat[k]) > 1) {
      # print(c(k, c.hat[k], d.hat[k]))
    }
  }
  
  tau.imputed <- sum(c.hat) - sum(d.hat)
  tau.true <- sum((df.pair[, 1] - df.pair[, 5]) * ifelse(df.pair[, 4] > df.pair[, 8], 1, -1))
  
  c.true <- sum((df.pair[, 1] - df.pair[, 5]) * ifelse(df.pair[, 4] > df.pair[, 8], 1, -1) > 0)
  d.true <- sum((df.pair[, 1] - df.pair[, 5]) * ifelse(df.pair[, 4] > df.pair[, 8], 1, -1) < 0)
  
  
  n0 <- sum(X1 == 0)
  n1 <- sum(X1 == 1)
  return(list(bias = (tau.imputed - tau.true) / n0 / n1,
              C.rate = mean(delta),
              tau.true = tau.true / n0 / n1,
              c.hat = sum(c.hat) / n0 / n1,
              d.hat = sum(d.hat) / n0 / n1,
              c.true = c.true / n0 / n1,
              d.true = d.true / n0 / n1))
})
## ---- chunk 24
hist(unlist(sim["bias", ]), main = "rho:0.9, censoring rate:0.9", xlab = NA)
mean(unlist(sim["bias", ]))
sd(unlist(sim["bias", ]))
mean(unlist(sim["tau.true", ]))
mean(unlist(sim["C.rate", ]))
#sd(unlist(sim["C.rate", ]))
## ---- chunk 25
mean(unlist(sim["c.true", ]))
mean(unlist(sim["c.hat", ]))
mean(unlist(sim["d.true", ]))
mean(unlist(sim["d.hat", ]))
